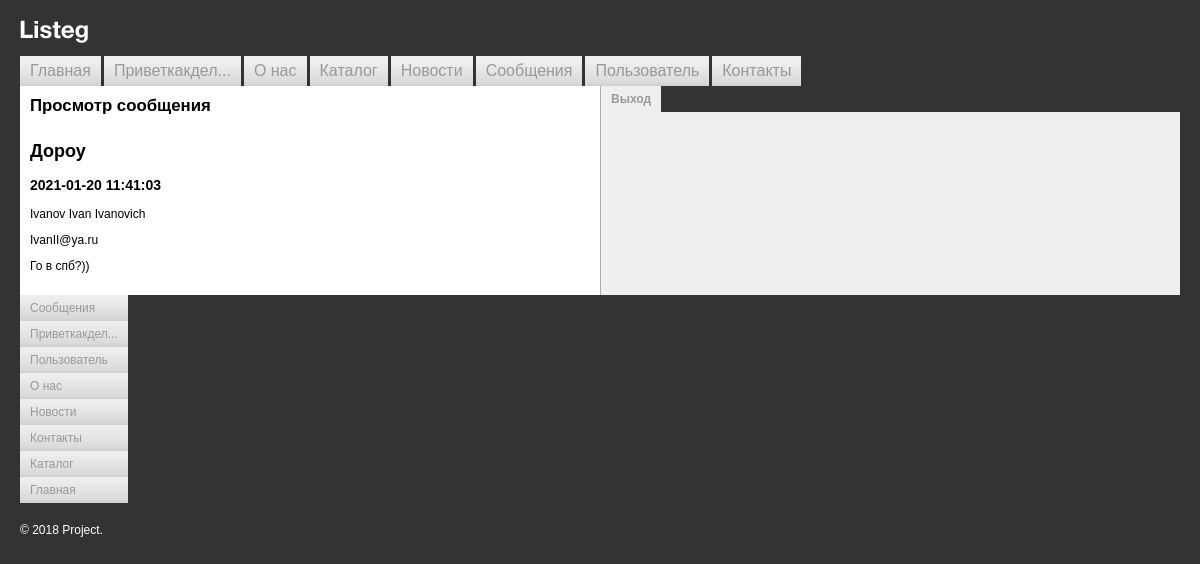
Screenshot of /route/posts/view/index.php?id=8 (signed in) with the database file from the repository.
### tables this page shows
CREATE TABLE `messages` (
  `id` int(11) NOT NULL AUTO_INCREMENT,
  `text` varchar(255) NOT NULL,
  `header` varchar(15) DEFAULT NULL,
  `datetime` datetime NOT NULL,
  `read_message_flag` int(11) NOT NULL,
  `section_id` int(11) DEFAULT NULL,
  `sender_id` int(11) NOT NULL,
  `recipient_id` int(11) NOT NULL,
  PRIMARY KEY (`id`),
  KEY `sender_id` (`sender_id`),
  KEY `recipient_id` (`recipient_id`),
  KEY `section_id` (`section_id`),
  CONSTRAINT `messages_ibfk_5` FOREIGN KEY (`sender_id`) REFERENCES `users` (`id`) ON DELETE CASCADE ON UPDATE CASCADE,
  CONSTRAINT `messages_ibfk_6` FOREIGN KEY (`recipient_id`) REFERENCES `users` (`id`) ON DELETE CASCADE ON UPDATE CASCADE,
  CONSTRAINT `messages_ibfk_8` FOREIGN KEY (`section_id`) REFERENCES `sections` (`id`)
);

CREATE TABLE `users` (
  `id` int(11) NOT NULL AUTO_INCREMENT,
  `activity_flag` int(1) NOT NULL DEFAULT '0',
  `full_name` varchar(45) NOT NULL,
  `email` varchar(45) NOT NULL,
  `phone` varchar(10) NOT NULL,
  `password` varchar(60) NOT NULL,
  `email_notifications_flag` int(1) NOT NULL DEFAULT '0',
  PRIMARY KEY (`id`)
);

### include/dbConnect.php (called while the page is built, shortened)
<?php
function connect()
{
    static $connection = null;
    if ($connection === null) {
        $connection = mysqli_connect('mysqldb', 'dev', 'dev', 'dev') or die('connection Error');
        mysqli_set_charset($connection, 'utf8');
    }
    return $connection;
}
function getMessage(int $id)
{
    $result = mysqli_query(
        connect(),
        "SELECT m.id, m.header, m.datetime, u.full_name, m.read_message_flag, u.email, m.text
        FROM messages AS m
        LEFT JOIN users AS u ON m.sender_id = u.id
        WHERE m.id = $id"
    );
    return mysqli_fetch_assoc($result);
}

### route/posts/view/index.php (the view, shortened to what this page needs)
<?php
require_once($_SERVER['DOCUMENT_ROOT'] . '/homework/block_3/templates/header.php');
if (isset($_GET) && isset($_GET['id'])) {
    $message = getMessage($_GET['id']);
}
?>
<table width="100%" border="0" cellspacing="0" cellpadding="0">
    <tr>
        <td class="left-collum-index">
            <h1>Просмотр сообщения</h1>
            <table width="100%" border="0" cellspacing="0" cellpadding="0">
                <tr>
                    <td>
                        <h2><?= $message['header'] ?></h2>
                        <h3><?= $message['datetime'] ?></h3>
                        <p><?= $message['full_name'] ?></p>
                        <p><?= $message['email'] ?></p>
                        <p><?= $message['text'] ?></p>
                    </td>
                </tr>
            </table>
        </td>
        <td class="right-collum-index">
            <?php require_once($_SERVER['DOCUMENT_ROOT'] . '/homework/block_3/templates/folders-menu.php') ?>
        </td>
    </tr>
</table>
<?php require_once($_SERVER['DOCUMENT_ROOT'] . '/homework/block_3/templates/footer.php'); ?>

### styles.css (style rules this page uses)
body { background: #333333; padding: 20px; margin: 0; color: #000000; font-family: Arial, Helvetica, sans-serif; font-size: 12px; }
tr td { font-size: 1em; border: none; }
.left-collum-index { background: #ffffff; margin: 0; padding: 10px; width: 50%; vertical-align: top; }
.left-collum-index h1 { font-size: 1.4em; color: #000000; margin: 0 0 10px 0; }
.right-collum-index { background: #efefef; margin: 0; padding: 0; width: 50%; border-left: solid 1px #aeaeae; vertical-align: top; }

### rows the page displays
messages: header "Дороу", datetime "2021-01-20 11:41:03", sender.full_name "Ivanov Ivan Ivanovich", sender.email "IvanII@ya.ru", text "Го в спб?))"

### other values shown
$titleMenu "Главная"
$titleMenu "Приветкакдел..."
$titleMenu "О нас"
$titleMenu "Каталог"
$titleMenu "Новости"
$titleMenu "Сообщения"
$titleMenu "Пользователь"
$titleMenu "Контакты"
